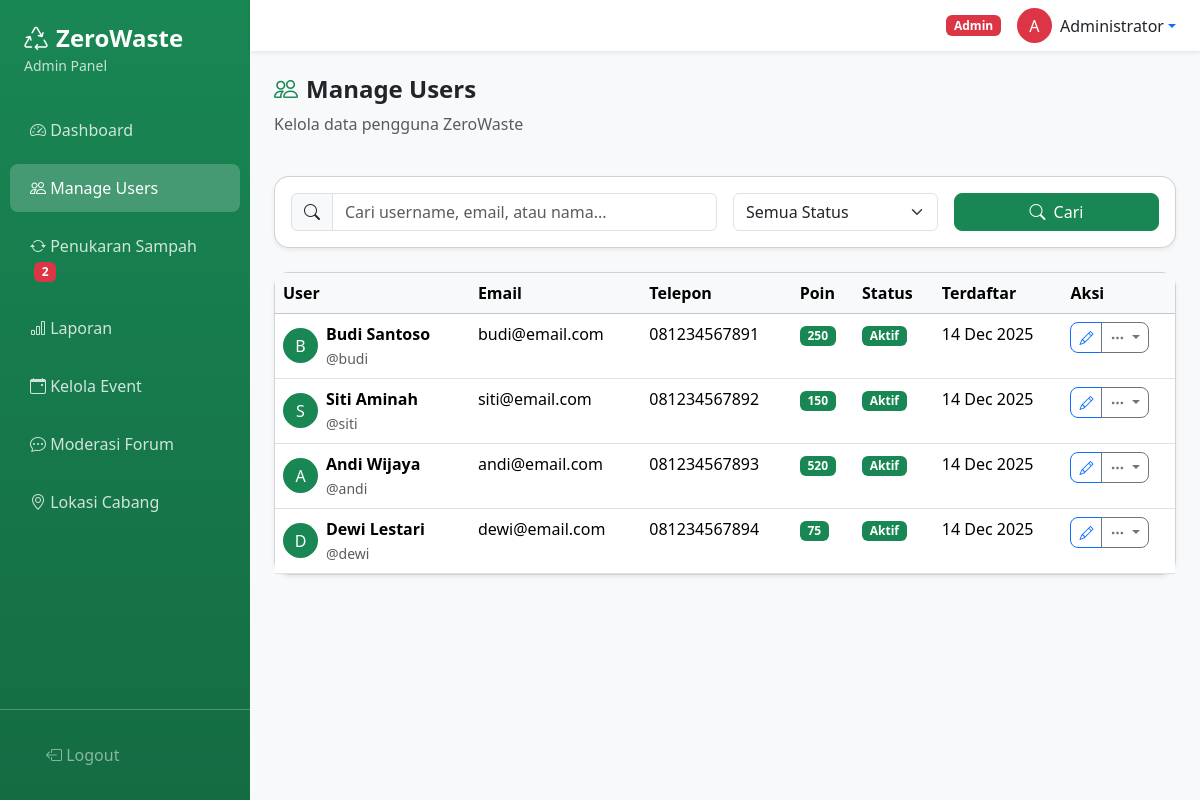
The page /admin/users.php (signed in) on the database its author committed.
### tables this page shows
CREATE TABLE `users` (
  `id` int(11) NOT NULL AUTO_INCREMENT,
  `username` varchar(50) NOT NULL,
  `email` varchar(100) NOT NULL,
  `password` varchar(255) NOT NULL,
  `full_name` varchar(100) NOT NULL,
  `phone` varchar(20) DEFAULT NULL,
  `address` text DEFAULT NULL,
  `points` int(11) DEFAULT 0,
  `role` varchar(20) DEFAULT 'user',
  `is_active` tinyint(1) DEFAULT 1,
  `is_forum_blocked` tinyint(1) DEFAULT 0,
  `created_at` datetime DEFAULT CURRENT_TIMESTAMP,
  `updated_at` datetime DEFAULT CURRENT_TIMESTAMP ON UPDATE CURRENT_TIMESTAMP,
  PRIMARY KEY (`id`),
  UNIQUE KEY `username` (`username`),
  UNIQUE KEY `email` (`email`)
);

### config/functions.php (called while the page is built, shortened)
<?php
function sanitize($data) {
    return htmlspecialchars(trim($data), ENT_QUOTES, 'UTF-8');
}
function formatDate($date) {
    return date('d M Y', strtotime($date));
}
?>

### admin/users.php (the view, shortened to what this page needs)
<?php
require_once '../config/database.php';
require_once '../config/functions.php';
$search = sanitize($_GET['search'] ?? '');
$sql = "SELECT * FROM users WHERE role = 'user'";
$params = [];
$sql .= " ORDER BY created_at DESC";
$stmt = $pdo->prepare($sql);
$stmt->execute($params);
$users = $stmt->fetchAll();
?>
<!DOCTYPE html>
<html lang="id">
<head>
    <link href="https://cdn.jsdelivr.net/npm/bootstrap@5.3.2/dist/css/bootstrap.min.css" rel="stylesheet">
    <link href="https://cdn.jsdelivr.net/npm/bootstrap-icons@1.11.1/font/bootstrap-icons.css" rel="stylesheet">
    <link href="../assets/css/style.css" rel="stylesheet">
</head>
<body>
    <div class="d-flex">
        <?php include 'includes/sidebar.php'; ?>
        <div class="main-content flex-grow-1">
            <?php include 'includes/topbar.php'; ?>
            <div class="container-fluid p-4">
                <div class="row mb-4">
                    <div class="col-12">
                        <h4 class="fw-bold"><i class="bi bi-people me-2 text-success"></i>Manage Users</h4>
                        <p class="text-muted">Kelola data pengguna ZeroWaste</p>
                    </div>
                </div>
                <div class="card shadow-sm mb-4">
                    <div class="card-body">
                        <form method="GET" class="row g-3">
                            <div class="col-md-6">
                                <div class="input-group">
                                    <span class="input-group-text"><i class="bi bi-search"></i></span>
                                    <input type="text" class="form-control" name="search" placeholder="Cari username, email, atau nama..." value="<?= sanitize($search) ?>">
                                </div>
                            </div>
                            <div class="col-md-3">
                                <select class="form-select" name="status">
                                    <option value="">Semua Status</option>
                                </select>
                            </div>
                            <div class="col-md-3">
                                <button type="submit" class="btn btn-success w-100">
                                    <i class="bi bi-search me-2"></i>Cari
                                </button>
                            </div>
                        </form>
                    </div>
                </div>
                <div class="card shadow-sm">
                    <div class="card-body p-0">
                        <div class="table-responsive">
                            <table class="table table-hover mb-0">
                                <thead class="table-light">
                                    <tr>
                                        <th>User</th>
                                        <th>Email</th>
                                        <th>Telepon</th>
                                        <th>Poin</th>
                                        <th>Status</th>
                                        <th>Terdaftar</th>
                                        <th>Aksi</th>
                                    </tr>
                                </thead>
                                <tbody>
                                    <?php if (empty($users)): ?>
                                    <tr>
                                        <td colspan="7" class="text-center py-4 text-muted">Tidak ada user ditemukan</td>
                                    </tr>
                                    <?php else: ?>
                                    <?php foreach ($users as $u): ?>
                                    <tr>
                                        <td>
                                            <div class="d-flex align-items-center">
                                                <div class="bg-success text-white rounded-circle d-flex align-items-center justify-content-center me-2" style="width: 35px; height: 35px;">
                                                    <?= strtoupper(substr($u['full_name'] ?? 'U', 0, 1)) ?>
                                                </div>
                                                <div>
                                                    <div class="fw-bold"><?= sanitize($u['full_name'] ?? '') ?></div>
                                                    <small class="text-muted">@<?= sanitize($u['username'] ?? '') ?></small>
                                                </div>
                                            </div>
                                        </td>
                                        <td><?= sanitize($u['email'] ?? '') ?></td>
                                        <td><?= sanitize($u['phone'] ?? '') ?: '-' ?></td>
                                        <td><span class="badge bg-success"><?= number_format($u['points'] ?? 0) ?></span></td>
                                        <td>
                                            <?php if ($u['is_active'] ?? false): ?>
                                            <span class="badge bg-success">Aktif</span>
                                            <?php else: ?>
                                            <span class="badge bg-danger">Nonaktif</span>
                                            <?php endif; ?>
                                        </td>
                                        <td><?= formatDate($u['created_at'] ?? '') ?></td>
                                        <td>
                                            <div class="btn-group">
                                                <button class="btn btn-sm btn-outline-primary" data-bs-toggle="modal" data-bs-target="#editModal<?= $u['id'] ?>">
                                                    <i class="bi bi-pencil"></i>
                                                </button>
                                                <button class="btn btn-sm btn-outline-secondary dropdown-toggle" data-bs-toggle="dropdown">
                                                    <i class="bi bi-three-dots"></i>
                                                </button>
                                            </div>
                                        </td>
                                    </tr>
                                    <?php endforeach; ?>
                                    <?php endif; ?>
                                </tbody>
                            </table>
                        </div>
                    </div>
                </div>
            </div>
        </div>
    </div>
</body>
</html>

### assets/css/style.css (style rules this page uses)
:root { --primary-green: #198754; --light-green: #d1e7dd; --dark-green: #146c43; }
body { font-family: 'Segoe UI', Tahoma, Geneva, Verdana, sans-serif; }
.card { border-radius: 15px; transition: transform 0.2s, box-shadow 0.2s; }
.btn { border-radius: 8px; }
.btn-success { background-color: var(--primary-green); border-color: var(--primary-green); }
.main-content { background-color: #f8f9fa; min-height: 100vh; }

### rows shown on the page
users: full_name "B", full_name "Budi Santoso", username "budi", email "budi@email.com", phone "081234567891", points "250", is_active "Aktif", created_at "14 Dec 2025"
users: full_name "S", full_name "Siti Aminah", username "siti", email "siti@email.com", phone "081234567892", points "150", is_active "Aktif", created_at "14 Dec 2025"
users: full_name "A", full_name "Andi Wijaya", username "andi", email "andi@email.com", phone "081234567893", points "520", is_active "Aktif", created_at "14 Dec 2025"
users: full_name "D", full_name "Dewi Lestari", username "dewi", email "dewi@email.com", phone "081234567894", points "75", is_active "Aktif", created_at "14 Dec 2025"

### other values the page prints
$pendingCount "2"
substr($_SESSION['full_name'], 0, 1) "A"
$_SESSION['full_name'] "Administrator"
